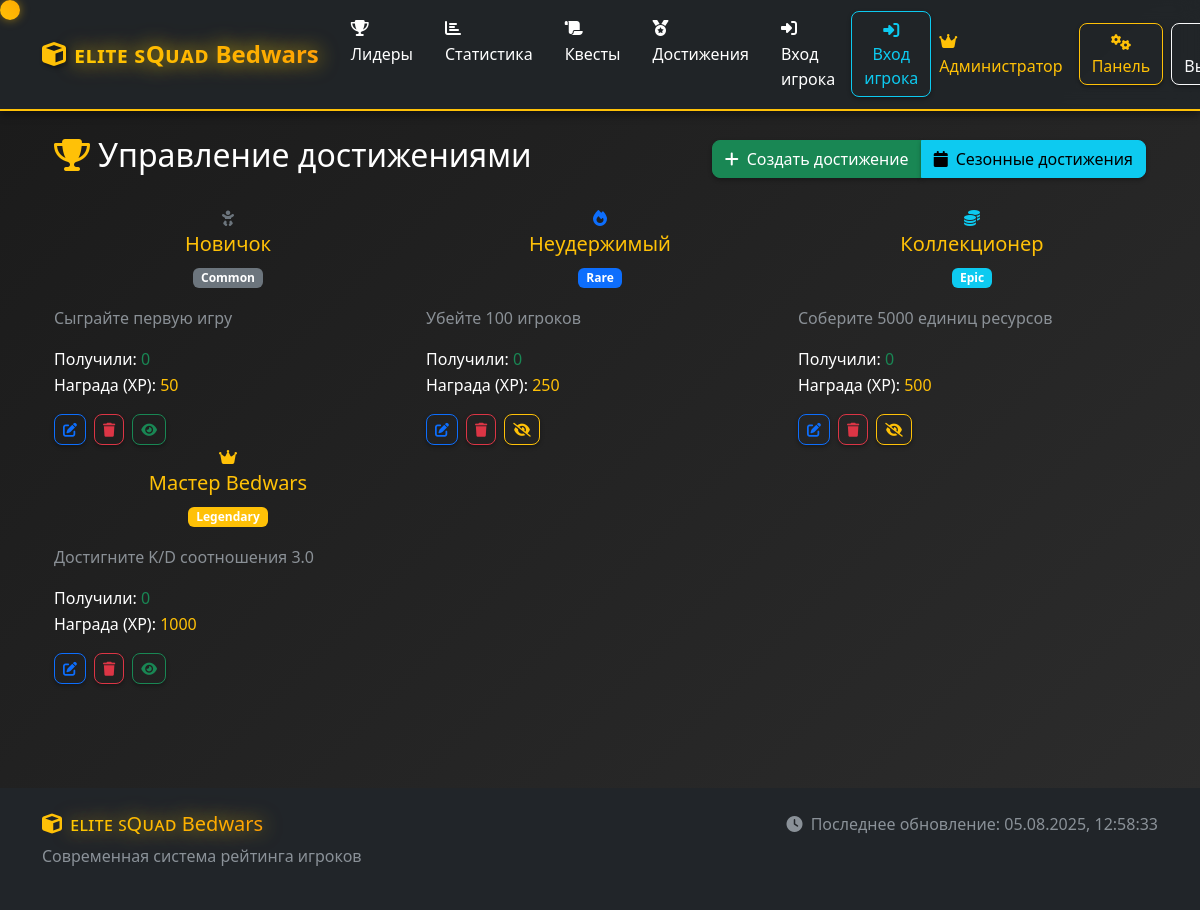
The app's page /admin/achievements (signed in) with its own data.
### models.py (models this page shows, shortened)
class Achievement(db.Model):
    id = db.Column(db.Integer, primary_key=True)
    title = db.Column(db.String(200), nullable=False)
    description = db.Column(db.Text, nullable=False)
    icon = db.Column(db.String(50), default='fas fa-medal')
    rarity = db.Column(db.String(20), default='common')  # common, rare, epic, legendary
    unlock_condition = db.Column(db.Text, nullable=False)  # JSON condition
    reward_xp = db.Column(db.Integer, default=0)
    reward_title = db.Column(db.String(100), nullable=True)
    is_hidden = db.Column(db.Boolean, default=False)
    created_at = db.Column(db.DateTime, default=datetime.utcnow)
    player_achievements = db.relationship('PlayerAchievement', backref='achievement', lazy=True)

### routes.py (the view)
@app.route('/admin/achievements')
def admin_achievements():
    if not session.get('is_admin', False):
        flash('Доступ запрещен!', 'error')
        return redirect(url_for('login'))
    achievements = Achievement.query.all()
    for achievement in achievements:
        achievement.earned_count = PlayerAchievement.query.filter_by(achievement_id=achievement.id).count()
    return render_template('admin_achievements.html', achievements=achievements)

### templates/admin_achievements.html (shortened to what this page needs)
{% extends "base.html" %}
{% block content %}
<div class="container-fluid py-4">
    <div class="d-flex justify-content-between align-items-center mb-4">
        <h2 class="page-title">
            <i class="fas fa-trophy text-warning me-2"></i>Управление достижениями
        </h2>
        <div class="btn-group">
            <button class="btn btn-success" data-bs-target="#createAchievementModal" data-bs-toggle="modal">
                <i class="fas fa-plus me-2"></i>Создать достижение
            </button>
            <button class="btn btn-info" onclick="generateSeasonalAchievements()">
                <i class="fas fa-calendar me-2"></i>Сезонные достижения
            </button>
        </div>
    </div>
    <div class="row">
        {% for achievement in achievements %}
        <div class="col-lg-6 col-xl-4">
            <div class="achievement-card rarity-{{ achievement.rarity }}">
                <div class="text-center mb-3">
                    <div class="achievement-icon text-{{ 'warning' if achievement.rarity == 'legendary' else 'info' if achievement.rarity == 'epic' else 'primary' if achievement.rarity == 'rare' else 'secondary' }}">
                        <i class="{{ achievement.icon or 'fas fa-star' }}"></i>
                    </div>
                    <h5 class="text-warning">{{ achievement.title }}</h5>
                    <span class="badge bg-{{ 'warning' if achievement.rarity == 'legendary' else 'info' if achievement.rarity == 'epic' else 'primary' if achievement.rarity == 'rare' else 'secondary' }}">
                        {{ achievement.rarity.title() }}
                    </span>
                </div>
                <p class="text-muted">{{ achievement.description }}</p>
                <div class="achievement-stats">
                    <div class="stat-item">
                        <span>Получили:</span>
                        <span class="text-success">{{ achievement.earned_count or 0 }}</span>
                    </div>
                    <div class="stat-item">
                        <span>Награда (XP):</span>
                        <span class="text-warning">{{ achievement.reward_xp }}</span>
                    </div>
                </div>
                <div class="d-flex gap-2 mt-3">
                    <button class="btn btn-sm btn-outline-primary" onclick="editAchievement({{ achievement.id }})">
                        <i class="fas fa-edit"></i>
                    </button>
                    <button class="btn btn-sm btn-outline-danger" onclick="deleteAchievement({{ achievement.id }})">
                        <i class="fas fa-trash"></i>
                    </button>
                    {% if achievement.is_hidden %}
                    <button class="btn btn-sm btn-outline-warning" onclick="toggleVisibility({{ achievement.id }})">
                        <i class="fas fa-eye-slash"></i>
                    </button>
                    {% else %}
                    <button class="btn btn-sm btn-outline-success" onclick="toggleVisibility({{ achievement.id }})">
                        <i class="fas fa-eye"></i>
                    </button>
                    {% endif %}
                </div>
            </div>
        </div>
        {% endfor %}
    </div>
</div>
{% endblock %}

### static/css/style.css (style rules this page uses)
:root { --primary-color: #ffc107; --secondary-color: #6c757d; --success-color: #198754; --danger-color: #dc3545; --warning-color: #ffc107; --info-color: #0dcaf0; --dark-color: #212529; --light-color: #f8f9fa; --minecraft-green: #00aa00; --minecraft-red: #ff5555; --minecraft-blue: #5555ff; --minecraft-gold: #ffaa00; --minecraft-purple: #aa00aa; --bg-primary: linear-gradient(135deg, #1a1a1a 0%, #2d2d2d 100%); --bg-secondary: linear-gradient(135deg, #343a40 0%, #495057 100%); --bg-accent: linear-gradient(135deg, #ffc107 0%, #ffca2c 100%); --shadow-sm: 0 2px 4px rgba(0, 0, 0, 0.3); --shadow-md: 0 4px 8px rgba(0, 0, 0, 0.4); --shadow-lg: 0 8px 16px rgba(0, 0, 0, 0.5); --shadow-glow: 0 0 20px rgba(255, 193, 7, 0.3); }
* { box-sizing: border-box; cursor: none; }
body { background: var(--bg-primary); color: #ffffff; font-family: 'Segoe UI', Tahoma, Geneva, Verdana, sans-serif; line-height: 1.6; overflow-x: hidden; }
button, a, input, select, textarea { cursor: none; }
.btn { border-radius: 8px; font-weight: 500; transition: all 0.3s ease; box-shadow: var(--shadow-sm); }

### records on screen
Achievement: title "Новичок", rarity "Common", description "Сыграйте первую игру", is_hidden "0", reward_xp "50"
Achievement: title "Неудержимый", rarity "Rare", description "Убейте 100 игроков", earned_count "0", reward_xp "250"
Achievement: title "Коллекционер", rarity "Epic", description "Соберите 5000 единиц ресурсов", earned_count "0", reward_xp "500"
Achievement: title "Мастер Bedwars", rarity "Legendary", description "Достигните K/D соотношения 3.0", is_hidden "0", reward_xp "1000"
